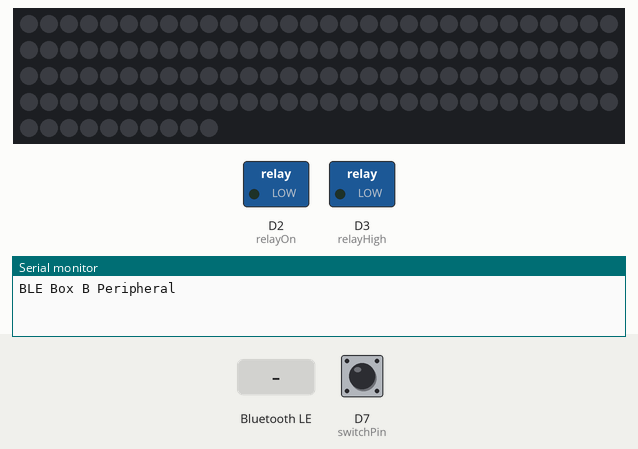
Simulated run of this sketch. Board: Arduino Nano 33 IoT. Shown: 130 RGB LEDs in strip order, left to right, continuing on the next row, switched loads named in the sketch (green lamp = pin HIGH), the last lines printed to the serial monitor. Inputs (shaded band) come from the test bench; at power-on: D7 (switchPin) HIGH. Dim RGB values are drawn brighter than linear; nothing arrives over Bluetooth unless stated; a phone connects over Bluetooth LE 3 s after start.

Above: at 1.2 s.
1.3 s: Bluetooth LE write "2" received
At 4.06 s:
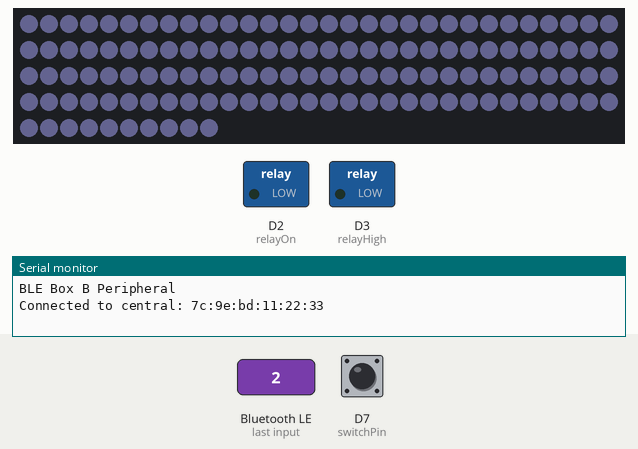
4.3 s: Bluetooth LE write "1" received
At 5.9 s:
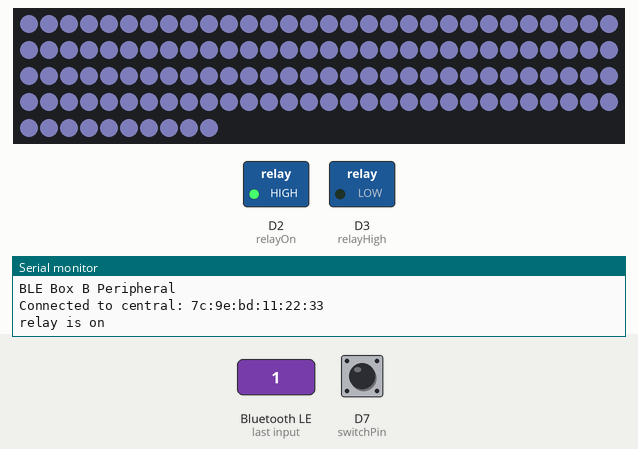
6.6 s: Bluetooth LE write "2" received
At 7.6 s:
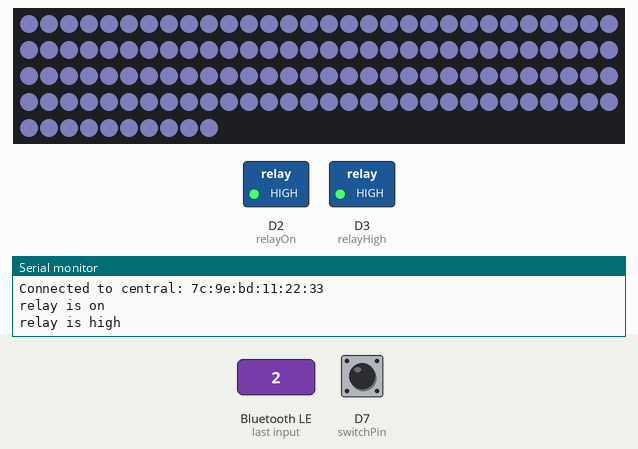
8.1 s: Bluetooth LE write "0" received
At 8.22 s:
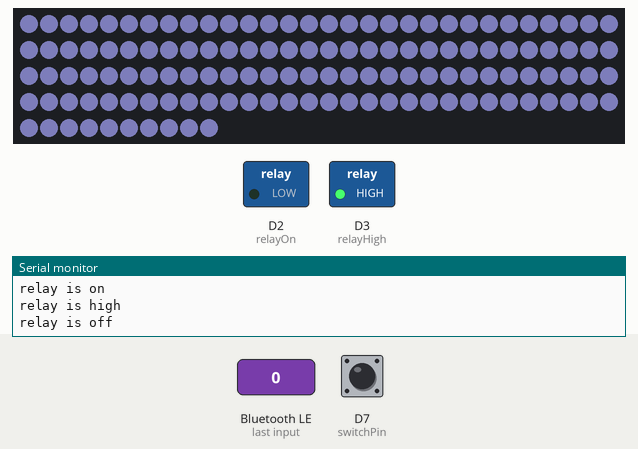
9.8 s: Bluetooth LE write "1" received
At 10.8 s:
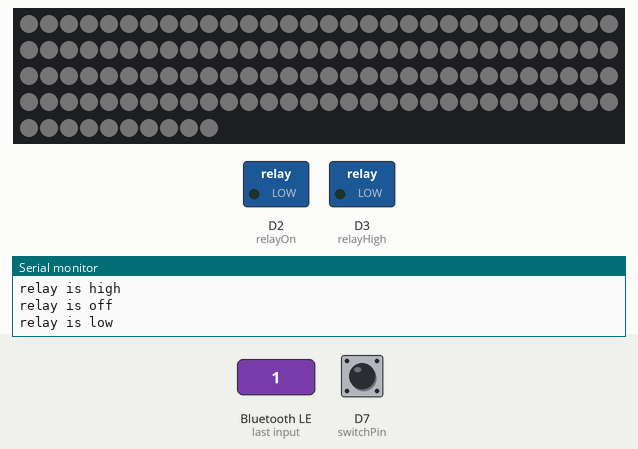
11.9 s: Bluetooth LE write "0" received
At 12.8 s:
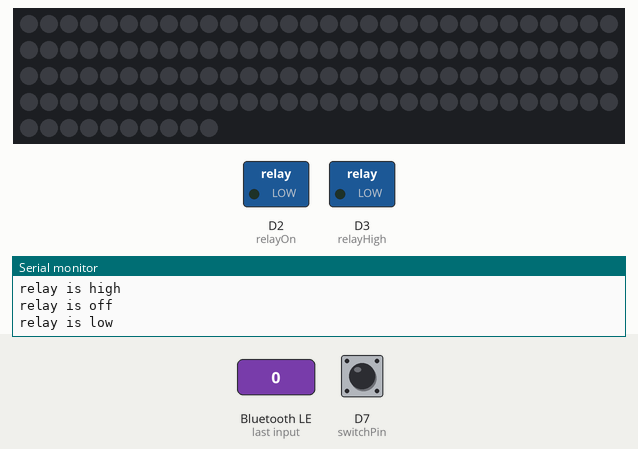
Timing chart, 0 to 14.4 s (numbered marks = the images above; inputs shaded):
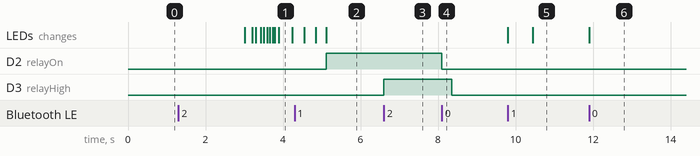

Measured:
- after the input at 1.3 s, the LEDs: first change after 1.7 s (image 1 shows a later state)
- after the input at 4.3 s, D2 (relayOn): LOW → HIGH after 0.82 s
- after the input at 6.6 s, D3 (relayHigh): LOW → HIGH at once
- after the input at 8.1 s, D2 (relayOn): HIGH → LOW at once; D3 (relayHigh): HIGH → LOW after 0.25 s
- after the input at 9.8 s, the LEDs: first change at once (image 5 shows a later state)
- after the input at 11.9 s, the LEDs: change at once (image 6)

The sketch:

Box_Peripheral.ino
```cpp
#include <ArduinoBLE.h>
#include <Adafruit_NeoPixel.h>

// Which pin on the Arduino is connected to the NeoPixels?
// On a Trinket or Gemma we suggest changing this to 1:
#define LED_PIN     6

// How many NeoPixels are attached to the Arduino?
#define LED_COUNT  130

// NeoPixel brightness, 0 (min) to 255 (max)
#define BRIGHTNESS 50 // Set BRIGHTNESS to about 1/5 (max = 255)

// Declare our NeoPixel strip object:
Adafruit_NeoPixel strip(LED_COUNT, LED_PIN, NEO_GRBW + NEO_KHZ800);

//relay 1
//char* setupName = "Box_1";
//char* serialInfo = "BLE Box A Peripheral";
//char* serviceUUID = "17C55463-63CA-44B8-8268-2106F3487B7F";
//char* relayUUID = "A2492DEF-1AA4-41EA-AB67-CCB0765F076F";
//char* redUUID = "4C5E134B-85E6-4A25-AE26-4AB0EC29FC6E";
//char* greenUUID = "5516772C-1380-4876-B647-77B9188F6DB9";
//char* blueUUID = "98D873A2-D1CA-4F5B-B5AC-26925F3F0FF4";
//char* phoneSwitchUUID = "7C5343B2-1423-466C-939C-5A694C3BB765";

//relay 2
char* setupName = "Box_2";
char* serialInfo = "BLE Box B Peripheral";
char* serviceUUID = "BEEA1B66-8C67-459B-8BC4-1803FD4A2353";
char* relayUUID = "A7F36347-E5A3-40DA-A991-A50D7311FBBE";
char* redUUID = "D0832607-A4CE-4BE0-9DE3-8616B6FBD14C";
char* greenUUID = "0C6A8A55-5936-41A7-9399-83CA405D6DB1";
char* blueUUID = "E9240E9B-85FB-471B-8D0E-6BAD461B0F8C";
char* phoneSwitchUUID = "96948042-DBD7-41CC-A3A8-7D601886EDD3";

int relayOn = 2;
int relayHigh = 3;

bool isOn = false;
bool isHigh = false;

bool isVol = false;
bool isHighVol = false;

bool localPhoneSwitch = false;
const int switchPin = 7;
bool beginning = true;

int switchState = 0;

int delayVal = 250;

//Service and characteristics for acceleromter
BLEService relayService(serviceUUID); // BLE accelerometer Service
BLEIntCharacteristic relayChar(relayUUID, BLERead | BLEWrite); // BLE characteristic for
BLEIntCharacteristic redChar(redUUID, BLERead | BLEWrite); // BLE characteristic for
BLEIntCharacteristic greenChar(greenUUID, BLERead | BLEWrite); // BLE characteristic for
BLEIntCharacteristic blueChar(blueUUID, BLERead | BLEWrite); // BLE characteristic for
BLEIntCharacteristic phoneSwitchChar(phoneSwitchUUID, BLERead | BLEWrite); // BLE characteristic for

void setup() {

  Serial.begin(9600);
  //while (!Serial);

  pinMode(relayOn, OUTPUT);
  pinMode(relayHigh, OUTPUT);
  pinMode(switchPin, INPUT);
  digitalWrite(relayOn, LOW);
  digitalWrite(relayHigh, LOW);

  //NeoPixels
  strip.begin();           // INITIALIZE NeoPixel strip object (REQUIRED)
  strip.show();            // Turn OFF all pixels ASAP
  strip.setBrightness(BRIGHTNESS);

  // begin initialization for BLE
  if (!BLE.begin()) {
    Serial.println("starting BLE failed!");

    while (1);
  }

  // set advertised local name and service UUID:
  BLE.setLocalName(setupName);
  BLE.setAdvertisedService(serviceUUID);

  // add the characteristic to the service
  relayService.addCharacteristic(relayChar);
  relayService.addCharacteristic(redChar);
  relayService.addCharacteristic(blueChar);
  relayService.addCharacteristic(greenChar);
  relayService.addCharacteristic(phoneSwitchChar);

  Serial.println(serialInfo);

  BLE.addService(relayService);

  relayChar.writeValue(0);
  redChar.writeValue(0);
  blueChar.writeValue(0);
  greenChar.writeValue(0);
  phoneSwitchChar.writeValue(0);

  // start advertising
  BLE.advertise();
}

void loop() {

  switchState = digitalRead(switchPin);
  localPhoneSwitch = switchState;

  BLEDevice central = BLE.central();

  // if a central is connected to peripheral:
  if (central) {
    Serial.print("Connected to central: ");
    // print the central's MAC address:
    Serial.println(central.address());

    // while the central is still connected to peripheral:
    while (central.connected()) {
      //Serial.println(central.connected());

      if (phoneSwitchChar.written()) {
        //        if (phoneSwitchChar.value() == 1 && localPhoneSwitch == false && beginning == true) {
        //          openWhite(30);
        //          beginning = false;
        //        } else if (phoneSwitchChar.value() == 0 && localPhoneSwitch == false && beginning == true) {
        //          endWhite();
        //        } else if (phoneSwitchChar.value() == 1 && localPhoneSwitch == true) {
        //          UpBlueWhite(20);
        //          BlueToWarmWhite(40);
        //        } else if (phoneSwitchChar.value() == 0 && localPhoneSwitch == false) {
        //          DownWarmWhite(20);
        //          beginning == true;
        //        } else if (localPhoneSwitch == false && !beginning) {
        //          endWhite();
        //          beginning == true;
        //        }

        if (phoneSwitchChar.value() == 1) {
          openWhite(5);
        } else if (phoneSwitchChar.value() == 2) {
          UpBlueWhite(5);
        } else if (phoneSwitchChar.value() == 3) {
          BlueToWarmWhite(5);
        } else if (phoneSwitchChar.value() == 4) {
          DownWarmWhite(5);
        } else if (phoneSwitchChar.value() == 0) {
          endWhite();
        }

      }
      if (relayChar.written()) {
        //Serial.println("written");
        if (relayChar.value() == 0) {
          isVol = false;
          isHighVol = false;
        } else if (relayChar.value() == 1) {
          isVol = true;
          isHighVol = false;
        } else {
          isVol = true;
          isHighVol = true;
        }

        //turn on
        if (isVol && !isOn) {
          digitalWrite(relayOn, HIGH);
          isOn = true;
          Serial.println("relay is on");
          delay(delayVal);
        }

        //turn off
        if (!isVol && isOn) {
          digitalWrite(relayOn, LOW);
          isOn = false;
          Serial.println("relay is off");
          delay(delayVal);
        }

        //turn high
        if (isHighVol && !isHigh) {
          digitalWrite(relayHigh, HIGH);
          isHigh = true;
          Serial.println("relay is high");
          delay(delayVal);
        }

        //turn low
        if (!isHighVol && isHigh) {
          digitalWrite(relayHigh, LOW);
          isHigh = false;
          Serial.println("relay is low");
          delay(delayVal);
        }

      }
    }
  }

  //turn on
  //  digitalWrite(relayOn, HIGH);
  //  //turn high
  //  digitalWrite(relayHigh, HIGH);
  //  //turn low
  //  digitalWrite(relayHigh, LOW);
  //  //turn off
  //  digitalWrite(relayOn, LOW);
}

void pulseWhite(uint8_t wait) {
  for (int j = 0; j < 256; j++) { // Ramp up from 0 to 255
    // Fill entire strip with white at gamma-corrected brightness level 'j':
    strip.fill(strip.Color(strip.gamma8(j) * 0.5, 0, 0, strip.gamma8(j)));
    strip.show();
    delay(wait);
  }

  for (int j = 255; j >= 0; j--) { // Ramp down from 255 to 0
    strip.fill(strip.Color(strip.gamma8(j) * 0.5, 0, 0, strip.gamma8(j)));
    strip.show();
    delay(wait);
  }
}

void UpBlueWhite(uint8_t wait) {
  for (int j = 60; j < 256; j++) { // Ramp up from 0 to 255
    // Fill entire strip with white at gamma-corrected brightness level 'j':
    strip.fill(strip.Color(0, 0, strip.gamma8(j) * 0.5, strip.gamma8(j)));
    strip.show();
    delay(wait);
  }
}

void BlueToWarmWhite(uint8_t wait) {
  for (int j = 0; j < 256; j++) { // Ramp up from 0 to 255
    // Fill entire strip with white at gamma-corrected brightness level 'j':
    strip.fill(strip.Color(strip.gamma8(j) * 0.5, 0, (255 * 0.5) - (strip.gamma8(j) * 0.5), 255));
    strip.show();
    delay(wait);
  }
}

void DownWarmWhite(uint8_t wait) {
  for (int j = 255; j >= 0; j--) { // Ramp down from 255 to 0
    strip.fill(strip.Color(strip.gamma8(j) * 0.5, 0, 0, strip.gamma8(j)));
    strip.show();
    delay(wait);
  }
}

void endWhite() {
  strip.fill(strip.Color(0, 0, 0, 0));
  strip.show();
}

void openWhite(uint8_t wait) {
  for (int j = 0; j < 60; j++) { // Ramp up from 0 to 255
    // Fill entire strip with white at gamma-corrected brightness level 'j':
    strip.fill(strip.Color(0, 0, strip.gamma8(j) * 0.5, strip.gamma8(j)));
    strip.show();
    delay(wait);
  }
}
```
